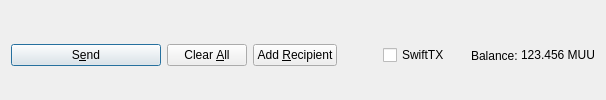
         <widget class="QFrame" name="frame_Send">
          <layout class="QHBoxLayout" name="horizontalLayout">
           <property name="bottomMargin">
            <number>0</number>
           </property>
           <item>
            <widget class="QPushButton" name="sendButton">
             <property name="minimumSize">
              <size>
               <width>150</width>
               <height>0</height>
              </size>
             </property>
             <property name="toolTip">
              <string>Confirm the send action</string>
             </property>
             <property name="text">
              <string>S&amp;end</string>
             </property>
             <property name="icon">
              <iconset resource="../muusic.qrc">
               <normaloff>:/icons/send</normaloff>:/icons/send</iconset>
             </property>
             <property name="autoDefault">
              <bool>false</bool>
             </property>
             <property name="default">
              <bool>true</bool>
             </property>
            </widget>
           </item>
           <item>
            <widget class="QPushButton" name="clearButton">
             <property name="sizePolicy">
              <sizepolicy hsizetype="Minimum" vsizetype="Fixed">
               <horstretch>0</horstretch>
               <verstretch>0</verstretch>
              </sizepolicy>
             </property>
             <property name="toolTip">
              <string>Clear all fields of the form.</string>
             </property>
             <property name="text">
              <string>Clear &amp;All</string>
             </property>
             <property name="icon">
              <iconset resource="../muusic.qrc">
               <normaloff>:/icons/remove</normaloff>:/icons/remove</iconset>
             </property>
             <property name="autoDefault">
              <bool>false</bool>
             </property>
            </widget>
           </item>
           <item>
            <widget class="QPushButton" name="addButton">
             <property name="toolTip">
              <string>Send to multiple recipients at once</string>
             </property>
             <property name="text">
              <string>Add &amp;Recipient</string>
             </property>
             <property name="icon">
              <iconset resource="../muusic.qrc">
               <normaloff>:/icons/add</normaloff>:/icons/add</iconset>
             </property>
             <property name="autoDefault">
              <bool>false</bool>
             </property>
            </widget>
           </item>
           <item>
            <spacer name="horizontalSpacer">
             <property name="orientation">
              <enum>Qt::Horizontal</enum>
             </property>
             <property name="sizeHint" stdset="0">
              <size>
               <width>40</width>
               <height>20</height>
              </size>
             </property>
            </spacer>
           </item>
           <item>
            <layout class="QHBoxLayout" name="horizontalLayout_2">
             <property name="spacing">
              <number>3</number>
             </property>
             <item>
              <widget class="QCheckBox" name="checkSwiftTX">
               <property name="enabled">
                <bool>true</bool>
               </property>
               <property name="minimumSize">
                <size>
                 <width>85</width>
                 <height>0</height>
                </size>
               </property>
               <property name="text">
                <string>SwiftTX</string>
               </property>
              </widget>
             </item>
             <item>
              <widget class="QLabel" name="label">
               <property name="text">
                <string>Balance:</string>
               </property>
              </widget>
             </item>
             <item>
              <widget class="QLabel" name="labelBalance">
               <property name="sizePolicy">
                <sizepolicy hsizetype="Preferred" vsizetype="Fixed">
                 <horstretch>0</horstretch>
                 <verstretch>0</verstretch>
                </sizepolicy>
               </property>
               <property name="cursor">
                <cursorShape>IBeamCursor</cursorShape>
               </property>
               <property name="text">
                <string notr="true">123.456 MUU</string>
               </property>
               <property name="textInteractionFlags">
                <set>Qt::LinksAccessibleByMouse|Qt::TextSelectableByKeyboard|Qt::TextSelectableByMouse</set>
               </property>
              </widget>
             </item>
            </layout>
           </item>
          </layout>
         </widget>
